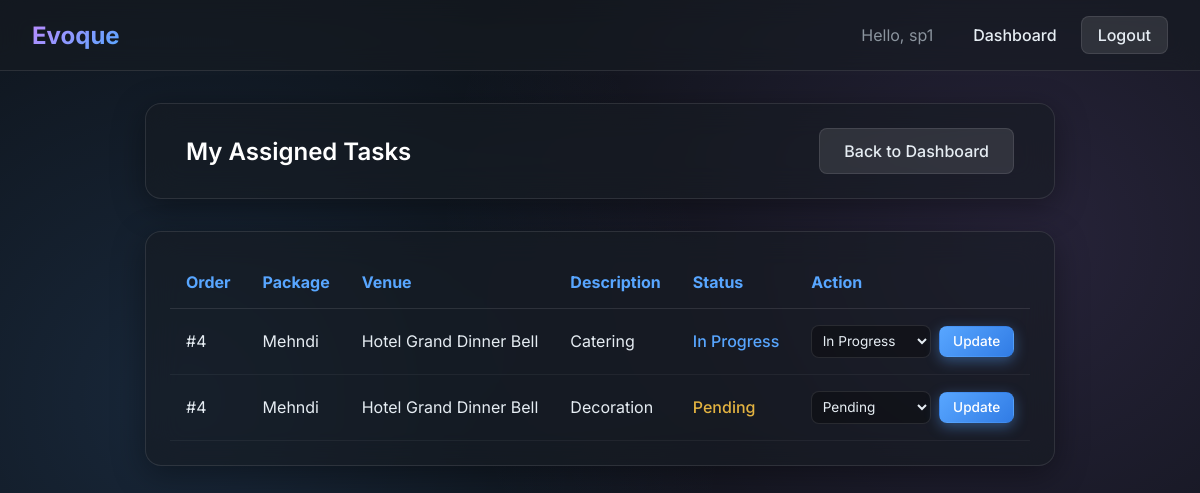
Before: /provider/tasks/ (signed in) with the older database file.
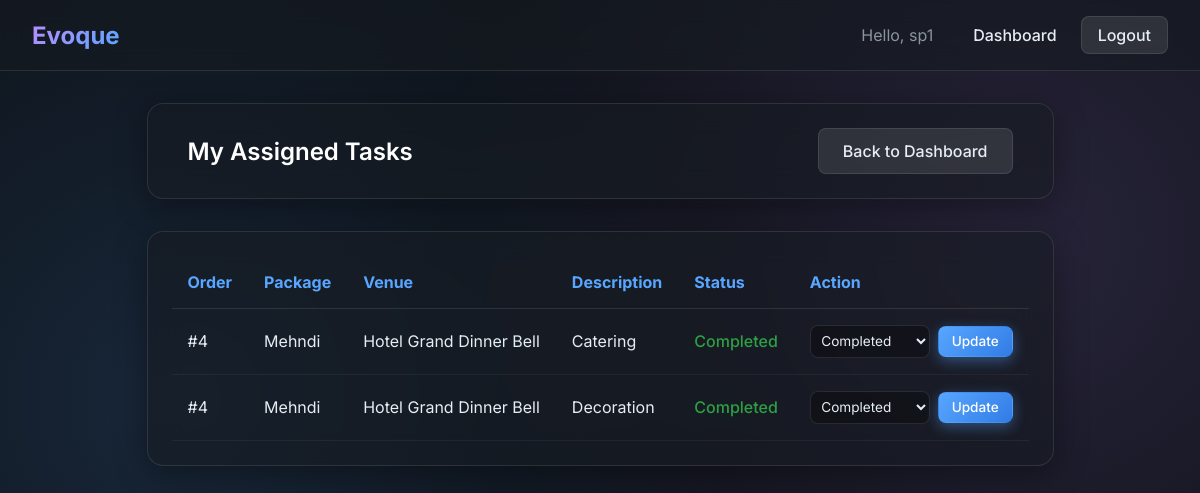
After: the same page with the newer database file.
### core/models.py (models this page shows, shortened)
class Task(models.Model):
    TASK_STATUS_CHOICES = (
        ('PENDING', 'Pending'),
        ('IN_PROGRESS', 'In Progress'),
        ('COMPLETED', 'Completed'),
    )
    service_provider = models.ForeignKey(ServiceProviderProfile, on_delete=models.CASCADE)
    order = models.ForeignKey(Order, on_delete=models.CASCADE)
    description = models.TextField()
    status = models.CharField(max_length=20, choices=TASK_STATUS_CHOICES)

class Order(models.Model):
    STATUS_CHOICES = (
        ('PENDING', 'Pending'),
        ('CONFIRMED', 'Confirmed'),
        ('COMPLETED', 'Completed'),
        ('CANCELLED', 'Cancelled'),
    )
    THEME_CHOICES = (
        ('CLASSIC', 'Classic'),
        ('MODERATE', 'Moderate'),
        ('SUPREME', 'Supreme'),
    )
    user = models.ForeignKey(
        User,
        on_delete=models.CASCADE,
        related_name='orders'
    )
    package = models.ForeignKey(
        Package,
        on_delete=models.CASCADE,
        related_name='orders'
    )
    service_provider = models.ForeignKey(
        ServiceProviderProfile,
        on_delete=models.SET_NULL,
        null=True,
        blank=True,
        related_name='assigned_orders'
    )
    theme_type = models.CharField(
        max_length=20,
        choices=THEME_CHOICES,
        default='CLASSIC'
    )
    venue=models.ForeignKey(Venue, on_delete=models.CASCADE,null=True, blank=True)
    event_date = models.DateField(null=True, blank=True)
    seasonal_discount_percent = models.DecimalField(
        max_digits=5,
        decimal_places=2,
        default=Decimal('0.00')
    )
    order_date = models.DateTimeField(auto_now_add=True)
    status = models.CharField(
        max_length=20,
        choices=STATUS_CHOICES,
        default='PENDING'
    )

class Package(models.Model):
    category = models.ForeignKey(Category, on_delete=models.CASCADE)
    name = models.CharField(max_length=100)
    description = models.TextField(blank=True, null=True)
    price = models.DecimalField(max_digits=10, decimal_places=2)
    status = models.BooleanField(default=True)

class Venue(models.Model):
    name=models.CharField(max_length=50)
    address=models.TextField()
    capacity=models.PositiveIntegerField()
    price=models.DecimalField(max_digits=10, decimal_places=2)
    status=models.BooleanField(default=True)
    image=models.ImageField(upload_to='venues/',null=True,blank=True)

### core/views.py (the view)
# urls.py: path('provider/tasks/', views.providerTasksView, name='providerTasks'),
@login_required
def providerTasksView(request):
    profile = UserProfile.objects.get(user=request.user)
    if profile.role != 'PROVIDER':
        return redirect('login')
    provider = get_object_or_404(ServiceProviderProfile, user=request.user)
    tasks = (
        Task.objects.filter(service_provider=provider)
        .select_related('order', 'order__package', 'order__venue')
        .order_by('-id')
    )
    return render(
        request,
        'providerTasks.html',
        {'tasks': tasks}
    )

### core/templates/providerTasks.html (shortened to what this page needs)
{% extends 'base.html' %}
{% block content %}
<div class="glass-panel" style="margin-bottom: 2rem; padding: 1.5rem 2.5rem; display: flex; justify-content: space-between; align-items: center;">
    <h2 style="margin: 0;">My Assigned Tasks</h2>
    <a href="{% url 'providerDashboard' %}" class="btn btn-secondary">Back to Dashboard</a>
</div>
<div class="glass-panel" style="overflow-x: auto; padding: 1.5rem;">
    {% if tasks %}
    <table style="width: 100%; border-collapse: collapse; text-align: left;">
        <thead>
            <tr style="border-bottom: 1px solid var(--glass-border);">
                <th style="padding: 1rem; color: var(--primary-accent);">Order</th>
                <th style="padding: 1rem; color: var(--primary-accent);">Package</th>
                <th style="padding: 1rem; color: var(--primary-accent);">Venue</th>
                <th style="padding: 1rem; color: var(--primary-accent);">Description</th>
                <th style="padding: 1rem; color: var(--primary-accent);">Status</th>
                <th style="padding: 1rem; color: var(--primary-accent);">Action</th>
            </tr>
        </thead>
        <tbody>
            {% for task in tasks %}
            <tr style="border-bottom: 1px solid rgba(255,255,255,0.05); transition: background 0.2s;">
                <td style="padding: 1rem;">#{{ task.order.id }}</td>
                <td style="padding: 1rem;">{{ task.order.package.name }}</td>
                <td style="padding: 1rem;">{% if task.order.venue %}{{ task.order.venue.name }}{% else %}-{% endif %}</td>
                <td style="padding: 1rem;">{{ task.description }}</td>
                <td style="padding: 1rem;">
                    <span style="font-weight: 500;
                        {% if task.status == 'COMPLETED' %}color: var(--success);
                        {% elif task.status == 'IN_PROGRESS' %}color: var(--primary-accent);
                        {% elif task.status == 'PENDING' %}color: #e3b341;
                        {% endif %}">
                        {{ task.get_status_display }}
                    </span>
                </td>
                <td style="padding: 1rem;">
                    <form method="post" action="{% url 'providerTaskUpdate' task.id %}" style="display: flex; gap: 0.5rem; align-items: center; margin: 0;">
                        <select name="status" style="padding: 0.4rem; font-size: 0.85rem; width: auto; min-width: 120px; background: rgba(0,0,0,0.3);">
                            <option value="PENDING" {% if task.status == 'PENDING' %}selected{% endif %}>Pending</option>
                            <option value="IN_PROGRESS" {% if task.status == 'IN_PROGRESS' %}selected{% endif %}>In Progress</option>
                            <option value="COMPLETED" {% if task.status == 'COMPLETED' %}selected{% endif %}>Completed</option>
                        </select>
                        <button type="submit" class="btn btn-primary" style="padding: 0.4rem 0.8rem; font-size: 0.85rem;">Update</button>
                    </form>
                </td>
            </tr>
            {% endfor %}
        </tbody>
    </table>
    {% else %}
    <div style="text-align: center; padding: 3rem 1rem;">
        <p style="margin-bottom: 1.5rem; font-size: 1.1rem; color: var(--text-color);">No tasks assigned yet.</p>
    </div>
    {% endif %}
</div>
{% endblock %}

### core/templates/base.html (shortened to what this page needs)
<!DOCTYPE html>
<html lang="en">
<head>
    {% load static %}
    <link rel="stylesheet" href="{% static 'css/styles.css' %}">
</head>
<body>
    <nav class="navbar">
        <a href="/" class="navbar-brand">Evoque</a>
        <div class="nav-links">
            {% if request.user.is_authenticated %}
                <span style="color: var(--text-muted); margin-right: 1rem;">Hello, {{ request.user.username }}</span>
                {% if request.user.is_superuser %}
                    <a href="{% url 'adminDashboard' %}">Admin Dashboard</a>
                {% elif request.user.userprofile.role == 'CUSTOMER' %}
                    <a href="{% url 'customerDashboard' %}">Dashboard</a>
                {% elif request.user.userprofile.role == 'PROVIDER' %}
                    <a href="{% url 'providerDashboard' %}">Dashboard</a>
                {% endif %}
                <a href="{% url 'logout' %}" class="btn btn-secondary" style="padding: 0.5rem 1rem;">Logout</a>
            {% else %}
                <a href="{% url 'login' %}">Login</a>
                <a href="{% url 'customerRegister' %}" class="btn btn-primary" style="padding: 0.5rem 1rem;">Sign Up</a>
            {% endif %}
        </div>
    </nav>
    <div class="container">
        {% block content %}{% endblock %}
    </div>
</body>
</html>

### static/css/styles.css (style rules this page uses)
:root { --bg-color: #0d1117; --text-color: #e6edf3; --text-muted: #8b949e; --primary-accent: #58a6ff; --secondary-accent: #bc8cff; --success: #2ea043; --danger: #f85149; --glass-bg: rgba(22, 27, 34, 0.6); --glass-border: rgba(255, 255, 255, 0.1); --glass-shadow: 0 8px 32px 0 rgba(0, 0, 0, 0.37); --font-family: 'Inter', sans-serif; }
* { box-sizing: border-box; margin: 0; padding: 0; }
body { font-family: var(--font-family); background-color: var(--bg-color); color: var(--text-color); min-height: 100vh; display: flex; flex-direction: column; background-image: radial-gradient(circle at 15% 50%, rgba(88, 166, 255, 0.15) 0%, transparent 50%), radial-gradient(circle at 85% 30%, rgba(188, 140, 255, 0.15) 0%, transparent 50%); background-attachment: fixed; }
.container { max-width: 1200px; margin: 0 auto; padding: 2rem; flex-grow: 1; display: flex; flex-direction: column; }
.glass-panel { background: var(--glass-bg); backdrop-filter: blur(16px); -webkit-backdrop-filter: blur(16px); border: 1px solid var(--glass-border); border-radius: 16px; box-shadow: var(--glass-shadow); padding: 2.5rem; transition: transform 0.3s ease, box-shadow 0.3s ease; }
h1, h2, h3, h4, h5, h6 { font-weight: 600; margin-bottom: 1rem; color: #ffffff; }
a { color: var(--primary-accent); text-decoration: none; transition: color 0.2s ease, text-shadow 0.2s ease; }
input[type="text"], input[type="password"], input[type="email"], input[type="number"], select, textarea { width: 100%; padding: 0.75rem 1rem; background: rgba(13, 17, 23, 0.8); border: 1px solid var(--glass-border); color: var(--text-color); border-radius: 8px; font-size: 1rem; font-family: var(--font-family); transition: all 0.3s ease; }
.btn { display: inline-block; font-weight: 500; text-align: center; white-space: nowrap; vertical-align: middle; cursor: pointer; border: 1px solid transparent; padding: 0.75rem 1.5rem; font-size: 1rem; border-radius: 8px; transition: all 0.2s ease-in-out; font-family: var(--font-family); text-decoration: none; }
.btn-primary { color: #ffffff; background: linear-gradient(135deg, var(--primary-accent) 0%, #317ce5 100%); box-shadow: 0 4px 14px rgba(88, 166, 255, 0.4); }
.btn-secondary { color: var(--text-color); background: rgba(255, 255, 255, 0.1); border: 1px solid var(--glass-border); }
.navbar { display: flex; justify-content: space-between; align-items: center; padding: 1rem 2rem; background: var(--glass-bg); backdrop-filter: blur(12px); border-bottom: 1px solid var(--glass-border); position: sticky; top: 0; z-index: 1000; }
.navbar-brand { font-size: 1.5rem; font-weight: 700; background: linear-gradient(135deg, var(--secondary-accent), var(--primary-accent)); -webkit-background-clip: text; -webkit-text-fill-color: transparent; text-decoration: none; }
.nav-links { display: flex; gap: 1.5rem; align-items: center; }
.nav-links a { color: var(--text-color); font-weight: 500; }

Changed rows visible on the page:
changed Task "Catering": status "In Progress" → "Completed"
changed Task "Decoration": status "Pending" → "Completed"
